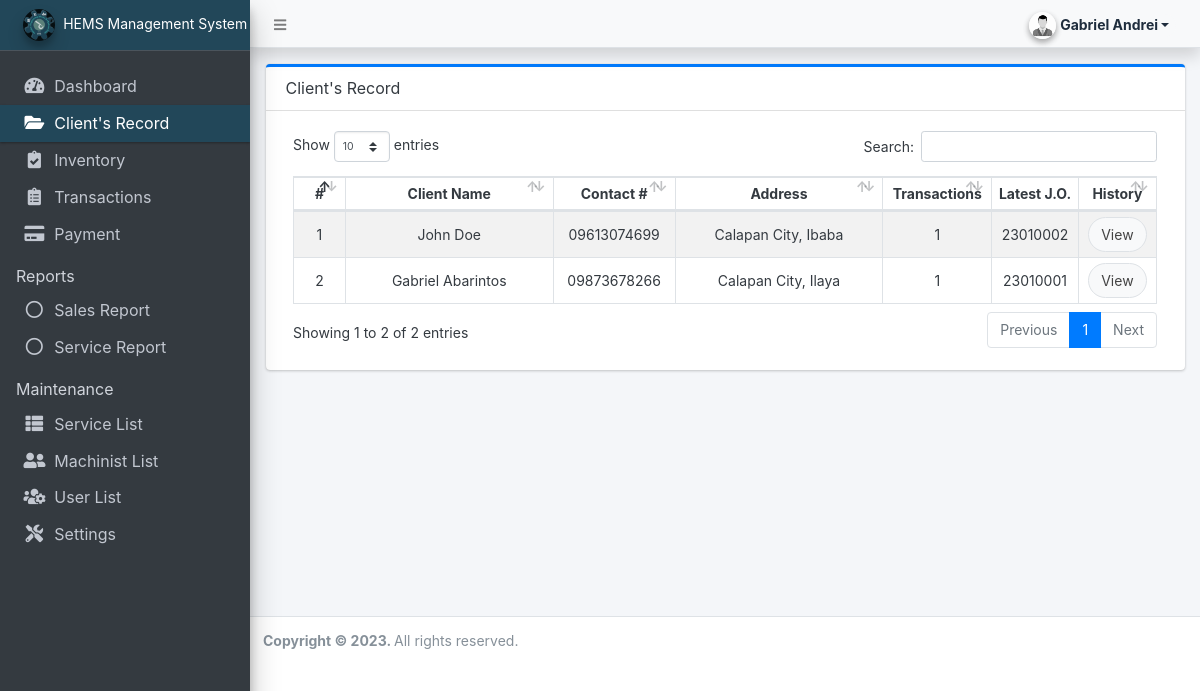
Screenshot of /admin/?page=clients_record (signed in) with the database file from the repository.
### tables this page shows
CREATE TABLE IF NOT EXISTS `clients_record` (
  `id` int(30) NOT NULL AUTO_INCREMENT,
  `date_created` datetime NOT NULL,
  `trans_ref` int(11) DEFAULT NULL,
  `client_name` varchar(250) NOT NULL,
  `contact` varchar(250) NOT NULL,
  `email` text NOT NULL,
  `tin_number` text,
  `address` varchar(250) NOT NULL,
  `engine_model` varchar(250) NOT NULL,
  PRIMARY KEY (`id`)
);

### admin/clients_record/index.php (the view, shortened to what this page needs)
<div class="card card-outline card-primary">
<div class="card-header">
		<h3 class="card-title">Client's Record</h3>
	</div>
	<div class="card-body">
        <div class="container-fluid" id="printout">
			<table class="table table-hover table-striped table-bordered">
				<colgroup>
					<col width="5%">
					<col width="20%">
					<col width="10%">
					<col width="20%">
					<col width="5%">
					<col width="5%">
					<col width="5%">
				</colgroup>
				<thead>
					<tr>
						<th class="text-center">#</th>
						<th class="text-center">Client Name</th>
						<th class="text-center">Contact #</th>
						<th class="text-center">Address</th>
						<th class="text-center">Transactions</th>
						<th class="text-center">Latest J.O.</th>
						<th class="text-center">History</th>
					</tr>
				</thead>
				<tbody>
				<?php
					$i = 1;
						$qry = $conn->query("SELECT c.*, count(t.id) trans, MAX(t.code) latest  FROM `clients_record` c
						LEFT JOIN transaction_list t ON client_id=c.id
						group by c.id
						order by c.`date_created` desc ");
						while($row = $qry->fetch_assoc()):
					?>
						<tr>
							<td class="text-center"><?php echo $i++; ?></td>
							<td class="text-center"><?php echo $row['client_name'] ?></td>
							<td class="text-center"><?php echo $row['contact'] ?></td>
							<td class="text-center"><?php echo $row['address'] ?></td>
							<td class="text-center"><?php echo $row['trans'] ?></td>
							<td class="text-center"><?php echo $row['latest'] ?></td>
							<td align="center">
							<a class="btn btn-default border btn-md rounded-pill view_history" href="javascript:void(0)" data-id="<?php echo $row['id'] ?>"><span class=""></span> View</a>
							</td>
						</tr>
					<?php endwhile; ?>
				</tbody>
			</table>
		</div>
	</div>
</div>

### rows the page displays
clients_record: client_name "John Doe", contact "09613074699", address "Calapan City, Ibaba", trans "1", latest "23010002"
clients_record: client_name "Gabriel Abarintos", contact "09873678266", address "Calapan City, Ilaya", trans "1", latest "23010001"

### other values shown
$_settings->userdata('firstname').' '.$_settings->userdata('lastname') "Gabriel Andrei"
$_settings->info('short_name') "HEMS Management System"
